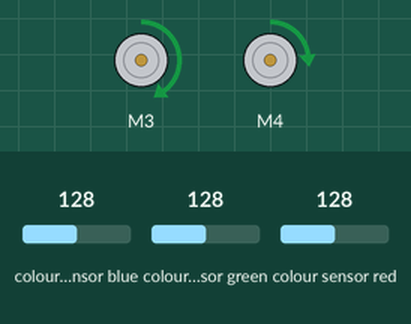
Recording of a sketch running on a simulated Arduino Uno, built with avr-gcc and run on an emulated ATmega328P. On the bench: 2 × DC motor (green arrow = forward, orange = backward, longer = faster). Inputs (shaded band) come from the test bench; at power-on: colour sensor blue 128, colour sensor green 128, colour sensor red 128. What the sketch prints to the serial monitor is not drawn.

Above: at 0.1 s.
Timing chart, 0 to 1.6 s (numbered marks = the images above):
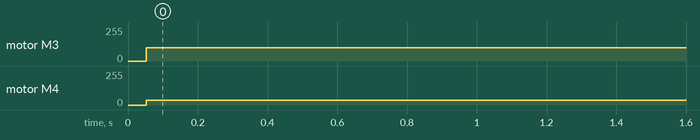

The sketch:

HuzzahLFbot.ino
```cpp
#include <Wire.h>
#include <Adafruit_MotorShield.h>
#include "Adafruit_TCS34725.h"
#include "utility/Adafruit_MS_PWMServoDriver.h"

Adafruit_TCS34725 tcs = Adafruit_TCS34725(TCS34725_INTEGRATIONTIME_2_4MS, TCS34725_GAIN_1X);
Adafruit_MotorShield AFMS = Adafruit_MotorShield();
Adafruit_DCMotor *L_Motor = AFMS.getMotor(3);
Adafruit_DCMotor *R_Motor = AFMS.getMotor(4);

uint8_t i;
uint16_t r, g, b, c, colorTemp, lux;

int hi = 100;
int low = 35;
int threshold = 50;

void setup() {

  Serial.begin(9600);

  if (tcs.begin()) {
    Serial.println("Found sensor");
  } else {
    Serial.println("No TCS34725 found ... check your connections");
    while (1);
  }
  AFMS.begin();  // create with the default frequency 1.6KHz

  // Set the speed to start, from 0 (off) to 255 (max speed)
  L_Motor->setSpeed(150);
  L_Motor->run(FORWARD);
  // turn on motor
  L_Motor->run(RELEASE);

//AFMS.begin();  // create with the default frequency 1.6KHz

  // Set the speed to start, from 0 (off) to 255 (max speed)
  R_Motor->setSpeed(150);
  R_Motor->run(FORWARD);
  // turn on motor
  R_Motor->run(RELEASE);
}

void loop() {

  tcs.getRawData(&r, &g, &b, &c);
  Serial.print("C: "); Serial.print(c, DEC); Serial.print(" ");
  Serial.println(" ");

 if (c < threshold){
    L_Motor->setSpeed(low);
    R_Motor->setSpeed(hi);
  }
  else {
    L_Motor->setSpeed(hi);
    R_Motor->setSpeed(low);
  }
  R_Motor->run(FORWARD);
  L_Motor->run(FORWARD);
}
```

Measured:
- by itself, motor M3: stopped → forward 100/255 at 0.05 s
- by itself, motor M4: stopped → forward 35/255 at 0.05 s
